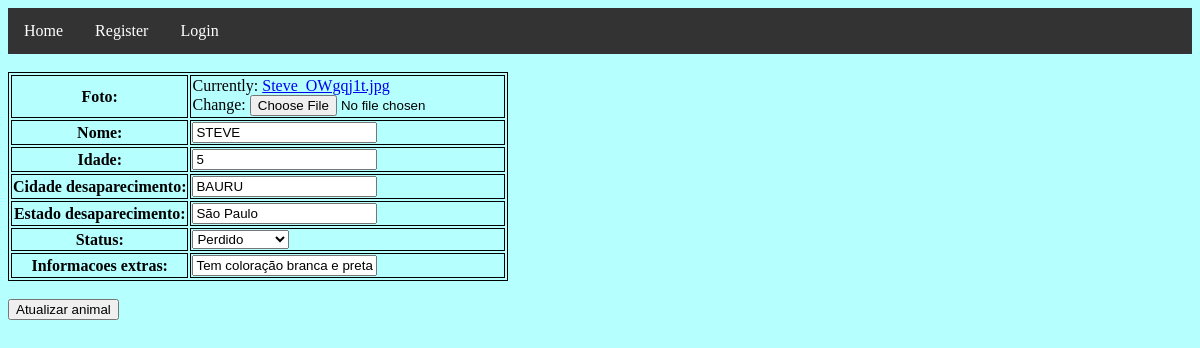
/15/edit, run on an earlier commit of the app's database.
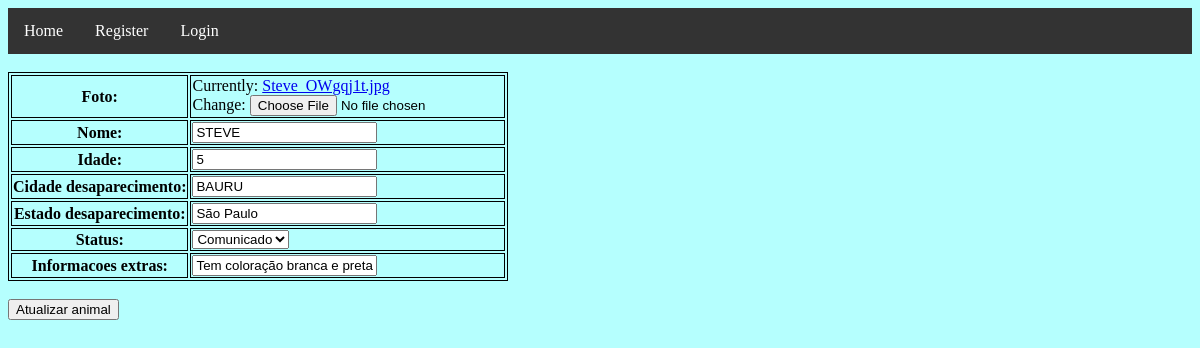
And on a later commit of the database.
### product/models.py (models this page shows, shortened)
class Animal(models.Model):
    foto  = models.ImageField()
    nome  = models.CharField(max_length=100)
    idade = models.CharField(max_length=3, blank=True)
    cidade_desaparecimento = models.CharField(max_length=50)
    estado_desaparecimento = models.CharField(max_length=50)
    status = models.IntegerField(choices=STATUS_ANIMAL, default=1, blank=True)
    dono = models.ForeignKey(Dono, on_delete=models.CASCADE,  null=True)
    informacoes_extras = models.CharField(max_length=250, blank=True)

### product/views.py (the view)
# urls.py: path('<int:id>/edit', animal_edit, name="animal_edit"),
def animal_edit(request, id=None):
    animal = get_object_or_404(Animal, id=id)
    if request.method == 'POST':
        user_form = AnimalForm(request.POST, instance=animal)
        if user_form.is_valid():
            user_form.save()
            return HttpResponseRedirect(reverse('meus_animais'))
        else:
            return render(request, 'editar_animal.html', {"user_form": user_form})
    else:
        user_form = AnimalForm(instance=animal)
        return render(request, 'editar_animal.html', {"user_form": user_form})

### product/forms.py
class AnimalForm(forms.ModelForm):
    class Meta:
        model = Animal
        fields = ['foto',
                  'nome',
                  'idade',
                  'cidade_desaparecimento',
                  'estado_desaparecimento',
                  'status',
                  'informacoes_extras']

### product/templates/editar_animal.html (shortened to what this page needs)
{% extends 'base.html' %}
{% block content %}
<br>
    <form method="POST">
        <table class="table table-bordered table-light">
            {{user_form.as_table}}
        </table>
        <br>
        <button type="submit" class="btn btn-warning float-right">Atualizar animal</button>
    </form>
{% endblock content %}

What changed in the data, as far as the page shows it:
changed Animal "STEVE": status "Perdido" → "Comunicado"
